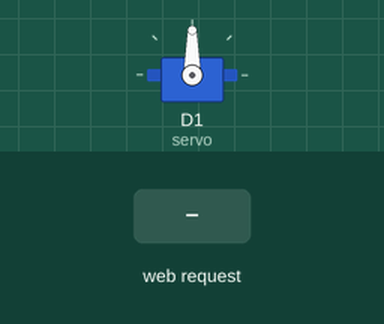
This sketch was run on a simulated ESP8266 (NodeMCU). On the bench: servo. The inputs (shaded band) are chosen by the test bench. WiFi joins after 1.5 s; servers stay silent unless stated; what the sketch prints to the serial monitor is not drawn.

Above: at 2.7 s.
2.8 s: HTTP request GET /gesture?cmd=nod received
At 2.95 s:
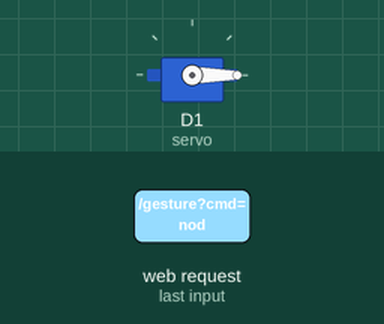
5.2 s: HTTP request GET /gesture?cmd=tilt received
At 5.6 s:
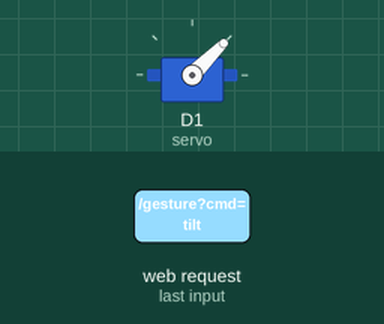
Timing chart, 0 to 8.2 s (numbered marks = the images above; inputs shaded):
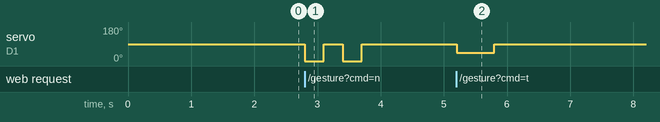

The sketch:

gesture_esp8266.ino
```cpp
#include <Servo.h>
#include <ESP8266WiFi.h>
#include <ESP8266WebServer.h>

const char* ssid = "YOUR_SSID";
const char* password = "YOUR_PASSWORD";

ESP8266WebServer server(80);
Servo servo;

void handleGesture() {
  if (!server.hasArg("cmd")) {
    server.send(400, "text/plain", "Missing gesture command");
    return;
  }

  String gesture = server.arg("cmd");
  gesture.trim();
  gesture.toLowerCase();

  if (gesture == "nod") {
    for (int i = 0; i < 2; i++) {
      servo.write(0);
      delay(300);
      servo.write(90);
      delay(300);
    }
  } else if (gesture == "tilt") {
    servo.write(45);
    delay(600);
    servo.write(90);
  } else {
    servo.write(90);
  }

  server.send(200, "text/plain", "Gesture executed: " + gesture);
}

void setup() {
  Serial.begin(115200);
  servo.attach(D1);
  WiFi.begin(ssid, password);

  while (WiFi.status() != WL_CONNECTED) {
    delay(500);
    Serial.print(".");
  }

  Serial.println("Wi-Fi connected");
  Serial.println(WiFi.localIP());

  server.on("/gesture", handleGesture);
  server.begin();
}

void loop() {
  server.handleClient();
}
```

Measured:
- after the input at 2.8 s, servo on D1 (servo): alternates 90° for 0.30 s and 0° for 0.30 s, 4 changes in all, then stays 90°, starting at once
- after the input at 5.2 s, servo on D1 (servo): 90° → 45° at once, → 90° 0.60 s later
